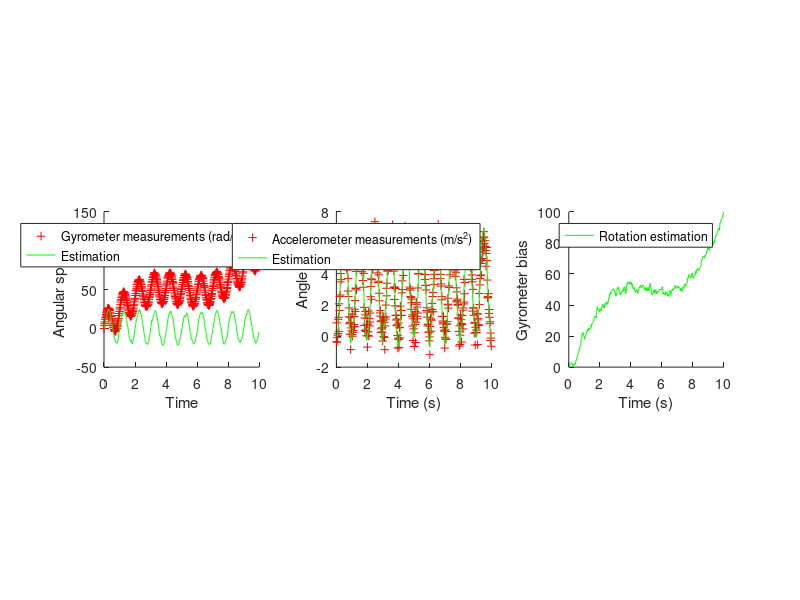

Write the MATLAB code that produced this figure.
close all;
clear all;
clc;
%Loading measurements set
load('Measurements_Kalman.mat')
% Standard deviation of sensor noise
Sensor_noise = zeros(2);
Sensor_noise(1) = pi*2*pi*1 * 0.03;
Sensor_noise(2) = pi*2 * 0.1;

fe = 50; % Sampling frequency
temps = 10; % Total measurement time (in s)
t=(0:1/fe:temps-1/fe);

% Kalman initialization
C = [1 0 1; 0 1 0];
R = [Sensor_noise(1)^2 0; 0 Sensor_noise(2)^2];
A = [0 0 0 ; 1 0 0 ; 0 0 0];
In=eye(3);%Identity matrix of rank 3
Q = eye(3);%Q : state noise matrix
Q(1, 1) = 10;
Q(2, 2) = 0;
Q(3, 3) = 2;

X = zeros(3, 1);
X_svg = zeros(temps*fe, 3);
P = zeros(3, 3);
P_svg = zeros(temps*fe, 3);
Xp=X;
F=1/fe*A+In; 
Pp=P;
% Calculs
for run = 2 : temps*fe
    % Computation of optimal Kalman gain K (recursive solution of Ricatti
    % equation)
    M=R+C*Pp*C';
    b=P*C';
    K =fe*b/M;%recursive optimal Kalman gain
    P = Pp - K/fe*C*Pp;%Recursive variance of error on estimate
    %Estimation
    X = F*X + K/fe*(mesure(run, :)'-C*X);
    
    X_svg(run, 1) = X(1);%Saving estimation before next sample
    X_svg(run, 2) = X(2);%Saving estimation before next sample
    X_svg(run, 3) = X(3);%Saving estimation before next sample
    % Update
    Pp = F*P*F'+Q%Recursive solution of Ricatti equation for a simple system
end

% Affichage
figure_handle=figure(1);clf;

subplot(1, 3, 1);hold on;
plot(t,mesure(:,1),'r+');
%plot(t,vecteur_etat(:,1),'k');
plot(t,X_svg(:,1),'g');
legend('Gyrometer measurements (rad/s)','Estimation');
axis square;
xlabel('Time');ylabel('Angular speed');
set(figure_handle,'name',' Measurements');

subplot(1, 3, 2);hold on;
plot(t,mesure(:,2),'r+');
%plot(t,vecteur_etat(:,2),'k');
plot(t,X_svg(:,2),'g');
legend('Accelerometer measurements (m/s^2)','Estimation');
axis square;
xlabel('Time (s)');ylabel('Angle');
set(figure_handle,'name',' Measurements');

subplot(1, 3, 3);hold on;
%plot(t,vecteur_etat(:,3),'k');
plot(t,X_svg(:,3),'g');
legend('Rotation estimation');
axis square;
xlabel('Time (s)');ylabel('Gyrometer bias');
set(figure_handle,'name','Measurements');